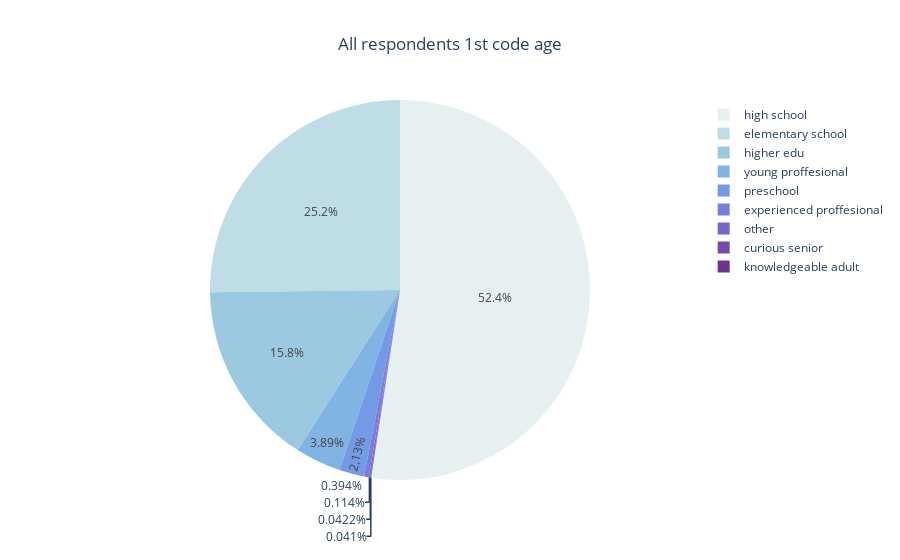

The cell this chart's notebook holds for it:
### Code cell
fig = go.Figure(
    data=[go.Pie(
        values=df.loc[:, 'Age1stCodeGroup'].value_counts(),
        labels=df.loc[:, 'Age1stCodeGroup'].value_counts().index.tolist(),
    )],
    layout=go.Layout(
        title=go.layout.Title(text='All respondents 1st code age', x=0.5),
    )
)

fig.update_traces(marker=dict(colors=px.colors.sequential.dense))

fig.show()

# remove the data pointers

### Figure 1 — Plotly figure (JSON) as saved in the notebook; plotly's stock layout.template omitted (floating-point values rounded to 4 significant figures)
{"data": [{"labels": ["high school", "elementary school", "higher edu", "young proffesional", "preschool", "experienced proffesional", "other", "curious senior", "knowledgeable adult"], "marker": {"colors": ["rgb(230, 240, 240)", "rgb(191, 221, 229)", "rgb(156, 201, 226)", "rgb(129, 180, 227)", "rgb(115, 154, 228)", "rgb(117, 127, 221)", "rgb(120, 100, 202)", "rgb(119, 74, 175)", "rgb(113, 50, 141)", "rgb(100, 31, 104)", "rgb(80, 20, 66)", "rgb(54, 14, 36)"]}, "type": "pie", "values": [46003, 22103, 13825, 3415, 1869, 346, 100, 37, 36]}], "layout": {"title": {"text": "All respondents 1st code age", "x": 0.5}}}
